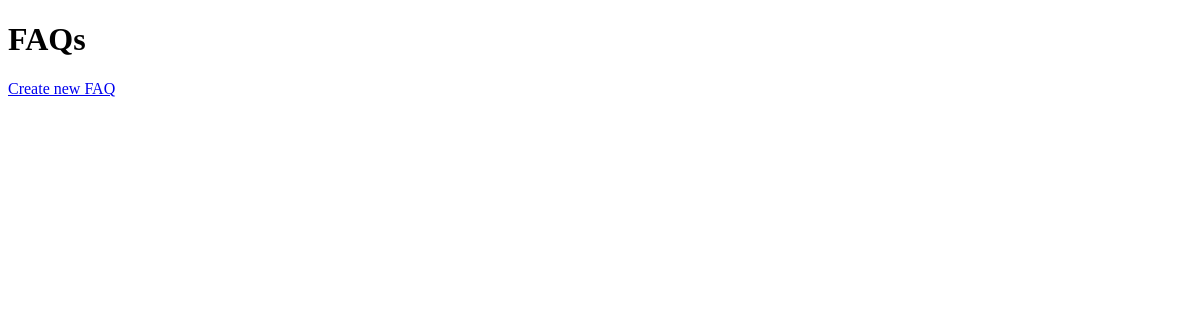
Before: / with the older database file.
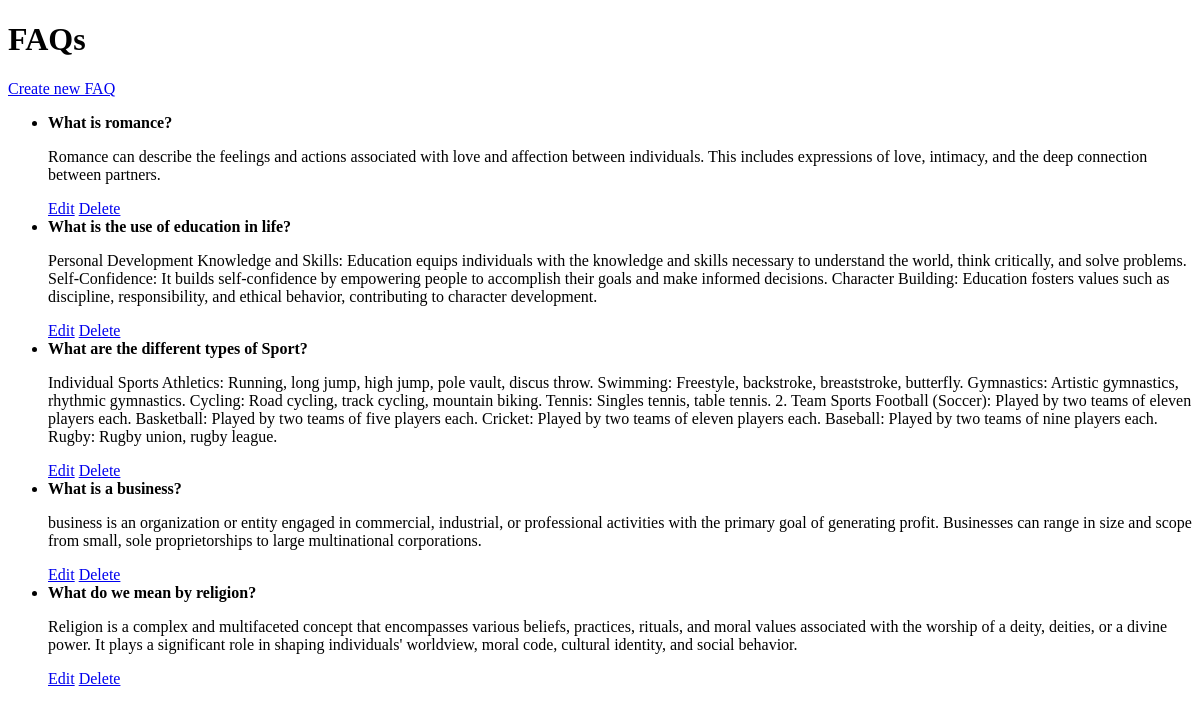
After: the same page with the newer database file.
### main/models.py (models this page shows)
class NnaFAQ(models.Model):
    question = models.CharField(max_length=255)
    answer = models.TextField()
    date_created = models.DateTimeField(auto_now_add=True)
    category = models.ForeignKey(NnaCategory, on_delete=models.CASCADE)

### main/views.py (the view)
def index(request):
    faqs = NnaFAQ.objects.all()
    return render(request, 'index.html', {'faqs': faqs})

### main/templates/index.html (shortened to what this page needs)
<!DOCTYPE html>
<html>
<head>
</head>
<body>
    <h1>FAQs</h1>
    <a href="{% url 'faq_create' %}">Create new FAQ</a>
    <ul>
        {% for faq in faqs %}
            <li>
                <strong>{{ faq.question }}</strong>
                <p>{{ faq.answer }}</p>
                <a href="{% url 'faq_update' faq.pk %}">Edit</a>
                <a href="{% url 'faq_delete' faq.pk %}">Delete</a>
            </li>
        {% endfor %}
    </ul>
</body>
</html>

Changed rows visible on the page:
added NnaFAQ: question "What is romance?", answer "Romance can describe the feelings and actions associated with love and affection between individuals. This includes expressions of love, intimacy, and the deep connection between partners."
added NnaFAQ: question "What is the use of education in life?", answer "Personal Development Knowledge and Skills: Education equips individuals with the knowledge and skills necessary to understand the world, think critically, and solve problems. Self-Confidence: It builds self-confidence by empowering people to accomplish their goals and make informed decisions. Character Building: Education fosters values such as discipline, responsibility, and ethical behavior, contributing to character development."
added NnaFAQ: question "What are the different types of Sport?", answer "Individual Sports Athletics: Running, long jump, high jump, pole vault, discus throw. Swimming: Freestyle, backstroke, breaststroke, butterfly. Gymnastics: Artistic gymnastics, rhythmic gymnastics. Cycling: Road cycling, track cycling, mountain biking. Tennis: Singles tennis, table tennis. 2. Team Sports Football (Soccer): Played by two teams of eleven players each. Basketball: Played by two teams of five players each. Cricket: Played by two teams of eleven players each. Baseball: Played by two teams of nine players each. Rugby: Rugby union, rugby league."
added NnaFAQ: question "What is a business?", answer "business is an organization or entity engaged in commercial, industrial, or professional activities with the primary goal of generating profit. Businesses can range in size and scope from small, sole proprietorships to large multinational corporations."
added NnaFAQ: question "What do we mean by religion?", answer "Religion is a complex and multifaceted concept that encompasses various beliefs, practices, rituals, and moral values associated with the worship of a deity, deities, or a divine power. It plays a significant role in shaping individuals' worldview, moral code, cultural identity, and social behavior."
